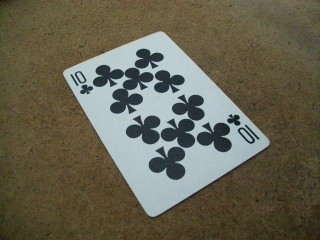
#> input picture ArdSensor/DataScience/Camera/image.jpg, 320 x 240 px, given in place of the camera
$ python card.py
#> lines starting #> are read from the running program, lines starting #| are printed output that depends on the picture; after the words box and inside, x2 and y2 are one past the last pixel; in counts of white or black regions, pixels touching at a corner belong together
import numpy as np
import cv2
import cv2.cv as cv
import time

cap = cv2.VideoCapture(0)
cap.set(3,640)
cap.set(4,480)

#http://opencv-code.com/tutorials/automatic-perspective-correction-for-quadrilateral-objects/

while(True):
	# Capture frame-by-frame
	ret, frame = cap.read()
#> frame is the input picture: shape (240, 320, 3); mean B, G, R 80.9, 98.1, 101.9
	gray = cv2.cvtColor(frame,cv2.COLOR_BGR2GRAY)
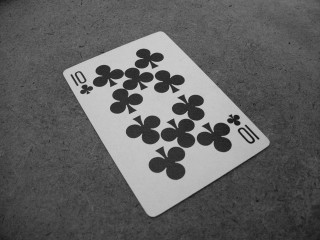
#> gray: shape (240, 320); min 15, max 215, mean 97.3

	edges = cv2.Canny(gray,100,200,3)
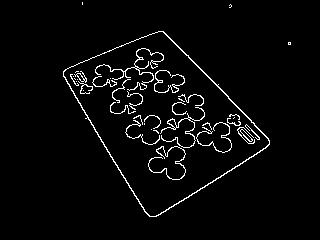
#> edges: shape (240, 320); 3.3% white in thin lines or dots, all inside (x1, y1, x2, y2) = (63, 2, 291, 217)
	lines = cv2.HoughLines(edges,1,np.pi/180,130,150) #minLineLength,maxLineGap
#> lines = [[-93, 2.36], [-15, 2.6], [266, 1.01]]
#> (the run stopped early here; a loop or call above may not have finished)
